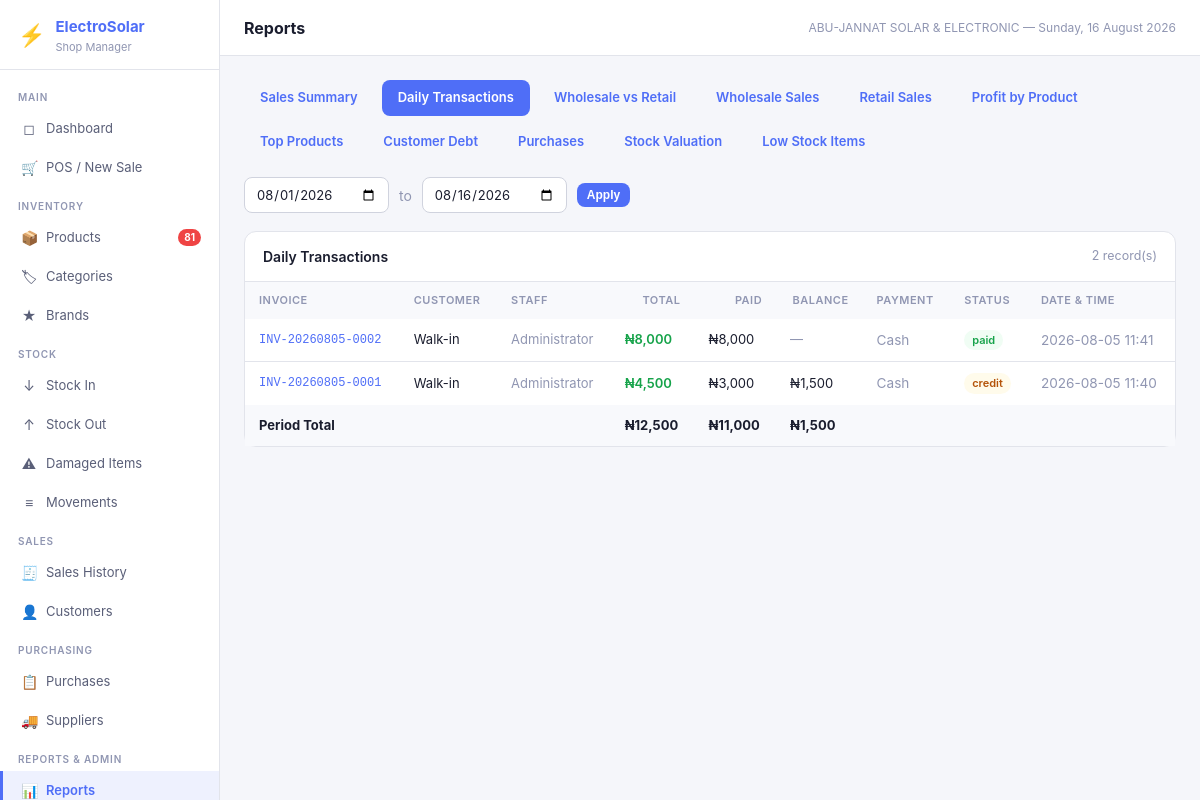
The page /reports?type=daily_detail&from=2026-08-01&to=2026-08-16 (signed in) on the database its author committed.
### tables this page shows
CREATE TABLE settings (
            key TEXT PRIMARY KEY,
            value TEXT
        );

CREATE TABLE sales (
            id INTEGER PRIMARY KEY AUTOINCREMENT,
            invoice_no TEXT UNIQUE NOT NULL,
            customer_id INTEGER REFERENCES customers(id),
            user_id INTEGER NOT NULL REFERENCES users(id),
            subtotal REAL NOT NULL DEFAULT 0,
            discount REAL NOT NULL DEFAULT 0,
            total REAL NOT NULL DEFAULT 0,
            amount_paid REAL NOT NULL DEFAULT 0,
            balance REAL NOT NULL DEFAULT 0,
            payment_method TEXT NOT NULL DEFAULT 'cash',
            status TEXT NOT NULL DEFAULT 'paid',
            notes TEXT,
            created_at TEXT NOT NULL DEFAULT (datetime('now'))
        , sales_type TEXT NOT NULL DEFAULT 'retail');

CREATE TABLE users (
            id INTEGER PRIMARY KEY AUTOINCREMENT,
            username TEXT UNIQUE NOT NULL,
            password_hash TEXT NOT NULL,
            full_name TEXT NOT NULL,
            role TEXT NOT NULL DEFAULT 'staff',
            is_active INTEGER NOT NULL DEFAULT 1,
            created_at TEXT NOT NULL DEFAULT (datetime('now'))
        );

### app.py (the view, shortened to what this page needs)
@app.route('/reports')
@login_required
def reports():
    rtype = request.args.get('type', 'sales')
    from_date = request.args.get('from', date.today().strftime('%Y-%m-01'))
    to_date = request.args.get('to', date.today().isoformat())
    data = []
    types = [
        ('sales', 'Sales Summary'),
        ('daily_detail', 'Daily Transactions'),
        ('wholesale_vs_retail', 'Wholesale vs Retail'),
        ('wholesale_summary', 'Wholesale Sales'),
        ('retail_summary', 'Retail Sales'),
        ('profit', 'Profit by Product'),
        ('top_products', 'Top Products'),
        ('customer_debt', 'Customer Debt'),
        ('purchases', 'Purchases'),
        ('stock', 'Stock Valuation'),
        ('low_stock', 'Low Stock Items'),
    ]
    if rtype == 'sales':
        data = query("""SELECT date(created_at) day, COUNT(*) transactions,
            COALESCE(SUM(total),0) revenue, COALESCE(SUM(discount),0) discounts
            FROM sales WHERE date(created_at) BETWEEN ? AND ?
            GROUP BY date(created_at) ORDER BY day""", (from_date, to_date))
    elif rtype == 'wholesale_vs_retail':
        data = query("""SELECT sales_type, COUNT(*) transactions,
            COALESCE(SUM(total),0) revenue, COALESCE(SUM(discount),0) discounts,
            COALESCE(SUM(balance),0) outstanding
            FROM sales WHERE date(created_at) BETWEEN ? AND ?
            GROUP BY sales_type ORDER BY sales_type""", (from_date, to_date))
    elif rtype == 'wholesale_summary':
        data = query("""SELECT date(created_at) day, COUNT(*) transactions,
            COALESCE(SUM(total),0) revenue, COALESCE(SUM(discount),0) discounts
            FROM sales WHERE sales_type='wholesale' AND date(created_at) BETWEEN ? AND ?
            GROUP BY date(created_at) ORDER BY day""", (from_date, to_date))
    elif rtype == 'retail_summary':
        data = query("""SELECT date(created_at) day, COUNT(*) transactions,
            COALESCE(SUM(total),0) revenue, COALESCE(SUM(discount),0) discounts
            FROM sales WHERE sales_type='retail' AND date(created_at) BETWEEN ? AND ?
            GROUP BY date(created_at) ORDER BY day""", (from_date, to_date))
    elif rtype == 'daily_detail':
        data = query("""SELECT s.id, s.invoice_no, s.sales_type, COALESCE(c.name,'Walk-in') customer_name,
            s.total, s.amount_paid, s.balance, s.payment_method, s.status, s.created_at,
            u.full_name staff_name
            FROM sales s LEFT JOIN customers c ON s.customer_id=c.id JOIN users u ON s.user_id=u.id
            WHERE date(s.created_at) BETWEEN ? AND ?
            ORDER BY s.created_at DESC""", (from_date, to_date))
    elif rtype == 'stock':
        data = query("""SELECT p.*, c.name category_name, b.name brand_name,
            (p.quantity * p.cost_price) stock_value
            FROM products p LEFT JOIN categories c ON p.category_id=c.id
            LEFT JOIN brands b ON p.brand_id=b.id WHERE p.is_active=1 ORDER BY c.name, p.name""")
    elif rtype == 'low_stock':
        data = query("""SELECT p.*, c.name category_name FROM products p
            LEFT JOIN categories c ON p.category_id=c.id
            WHERE p.is_active=1 AND p.quantity<=p.reorder_level ORDER BY p.quantity""")
    elif rtype == 'top_products':
        data = query("""SELECT si.product_name, SUM(si.quantity) qty_sold, SUM(si.subtotal) revenue
            FROM sale_items si JOIN sales s ON si.sale_id=s.id
            WHERE date(s.created_at) BETWEEN ? AND ?
            GROUP BY si.product_id ORDER BY qty_sold DESC LIMIT 20""", (from_date, to_date))
    elif rtype == 'purchases':
        data = query("""SELECT p.*, COALESCE(s.name,'—') supplier_name
            FROM purchases p LEFT JOIN suppliers s ON p.supplier_id=s.id
            WHERE date(p.created_at) BETWEEN ? AND ? ORDER BY p.created_at DESC""", (from_date, to_date))
    return render_template('reports.html', report_type=rtype, data=data,
                           from_date=from_date, to_date=to_date, types=types)

### app.py (called while the page is built)
def get_db():
    if 'db' not in g:
        g.db = sqlite3.connect(DB_PATH)
        g.db.row_factory = sqlite3.Row
        g.db.execute("PRAGMA foreign_keys = ON")
        g.db.execute("PRAGMA journal_mode = WAL")
    return g.db

def query(sql, args=(), one=False):
    cur = get_db().execute(sql, args)
    rv = cur.fetchall()
    return (rv[0] if rv else None) if one else rv

def login_required(f):
    @wraps(f)
    def decorated(*args, **kwargs):
        if 'user_id' not in session:
            return redirect(url_for('login'))
        return f(*args, **kwargs)
    return decorated

def current_user():
    return {'id': session.get('user_id'), 'username': session.get('username'),
            'full_name': session.get('full_name'), 'role': session.get('role')}

def get_settings():
    rows = query("SELECT key, value FROM settings")
    return {r['key']: r['value'] for r in rows}

@app.context_processor
def inject_globals():
    s = get_settings() if 'user_id' in session else {}
    low_stock = 0
    if 'user_id' in session:
        r = query("SELECT COUNT(*) as c FROM products WHERE is_active=1 AND quantity <= reorder_level", one=True)
        low_stock = r['c'] if r else 0
    return dict(settings=s, current_user=current_user(), low_stock_count=low_stock,
                now=datetime.now())

### templates/reports.html (shortened to what this page needs)
{% extends 'base.html' %}
{% block page_title %}Reports{% endblock %}
{% block content %}
<div class="page-actions" style="display:flex;gap:8px;flex-wrap:wrap;margin-bottom:18px">
  {% for t, label in types %}
    <a href="{{ url_for('reports', type=t, **({'from': from_date, 'to': to_date} if t in ['sales','daily_detail','profit','top_products','purchases'] else {})) }}"
       class="btn {% if report_type==t %}btn-primary{% else %}btn-ghost{% endif %}">
      {{ label }}
    </a>
  {% endfor %}
</div>
{% if report_type in ['sales','daily_detail','profit','top_products','purchases','wholesale_vs_retail','wholesale_summary','retail_summary'] %}
<form method="GET" style="display:flex;gap:10px;align-items:center;margin-bottom:18px;flex-wrap:wrap">
  <input type="date" name="from" value="{{ from_date }}" style="width:145px">
  <span class="text-muted">to</span>
  <input type="date" name="to" value="{{ to_date }}" style="width:145px">
  <button type="submit" class="btn btn-primary btn-sm">Apply</button>
</form>
{% endif %}
<div class="card">
  <div class="card-header">
    <h3>
      {% if report_type=='sales' %}Sales Summary
      {% elif report_type=='daily_detail' %}Daily Transactions
      {% elif report_type=='profit' %}Profit by Product
      {% elif report_type=='wholesale_vs_retail' %}Wholesale vs Retail
      {% elif report_type=='wholesale_summary' %}Wholesale Sales
      {% elif report_type=='retail_summary' %}Retail Sales
      {% elif report_type=='stock' %}Stock Valuation
      {% elif report_type=='low_stock' %}Low Stock Items
      {% elif report_type=='top_products' %}Top Products
      {% elif report_type=='customer_debt' %}Customer Debt
      {% elif report_type=='purchases' %}Purchase Records
      {% endif %}
    </h3>
    <span class="text-muted" style="font-size:.78rem">{{ data|length }} record(s)</span>
  </div>
  <div class="table-wrap">
    {% if report_type == 'sales' %}
    <table>
      <thead>
        <tr>
          <th>Date</th>
          <th style="text-align:right">Transactions</th>
          <th style="text-align:right">Revenue</th>
          <th style="text-align:right">Discounts</th>
        </tr>
      </thead>
      <tbody>
      {% for row in data %}
      <tr>
        <td>{{ row.day }}</td>
        <td class="td-num">{{ row.transactions or 0 }}</td>
        <td class="td-num text-green">{{ settings.get('currency','₦') }}{{ "{:,.0f}".format(row.revenue or 0) }}</td>
        <td class="td-num text-red">{{ settings.get('currency','₦') }}{{ "{:,.0f}".format(row.discounts or 0) }}</td>
      </tr>
      {% else %}
      <tr><td colspan="4" style="text-align:center;color:var(--muted);padding:30px">No data for this period</td></tr>
      {% endfor %}
      </tbody>
      {% if data %}
      <tfoot>
        <tr style="background:var(--surface2)">
          <td><strong>Total</strong></td>
          <td class="td-num"><strong>{{ data|sum(attribute='transactions') }}</strong></td>
          <td class="td-num text-green"><strong>{{ settings.get('currency','₦') }}{{ "{:,.0f}".format(data|sum(attribute='revenue')) }}</strong></td>
          <td class="td-num text-red"><strong>{{ settings.get('currency','₦') }}{{ "{:,.0f}".format(data|sum(attribute='discounts')) }}</strong></td>
        </tr>
      </tfoot>
      {% endif %}
    </table>
    {% elif report_type == 'daily_detail' %}
    <table>
      <thead>
        <tr>
          <th>Invoice</th>
          <th>Customer</th>
          <th>Staff</th>
          <th style="text-align:right">Total</th>
          <th style="text-align:right">Paid</th>
          <th style="text-align:right">Balance</th>
          <th>Payment</th>
          <th>Status</th>
          <th>Date & Time</th>
        </tr>
      </thead>
      <tbody>
      {% for row in data %}
      <tr>
        <td class="td-mono"><a href="{{ url_for('sale_detail', sid=row.id) }}">{{ row.invoice_no }}</a></td>
        <td>{{ row.customer_name }}</td>
        <td class="text-muted">{{ row.staff_name }}</td>
        <td class="td-num" style="font-weight:600;color:var(--success-text);">{{ settings.get('currency','₦') }}{{ "{:,.0f}".format(row.total or 0) }}</td>
        <td class="td-num">{{ settings.get('currency','₦') }}{{ "{:,.0f}".format(row.amount_paid or 0) }}</td>
        <td class="td-num {% if (row.balance or 0) > 0 %}text-amber{% else %}text-muted{% endif %}">
          {% if (row.balance or 0) > 0 %}{{ settings.get('currency','₦') }}{{ "{:,.0f}".format(row.balance) }}{% else %}—{% endif %}
        </td>
        <td class="text-muted" style="text-transform:capitalize;font-size:.85rem;">{{ row.payment_method.replace('_',' ') }}</td>
        <td><span class="badge badge-{% if row.status=='paid' %}success{% elif row.status=='credit' %}warning{% else %}info{% endif %}">{{ row.status }}</span></td>
        <td class="text-muted" style="font-size:.85rem;">{{ row.created_at[:16].replace('T',' ') }}</td>
      </tr>
      {% else %}
      <tr><td colspan="9" style="text-align:center;color:var(--muted);padding:30px">No transactions in this period</td></tr>
      {% endfor %}
      </tbody>
      {% if data %}
      <tfoot>
        <tr style="background:var(--surface2)">
          <td colspan="3"><strong>Period Total</strong></td>
          <td class="td-num"><strong>{{ settings.get('currency','₦') }}{{ "{:,.0f}".format(data|sum(attribute='total')) }}</strong></td>
          <td class="td-num"><strong>{{ settings.get('currency','₦') }}{{ "{:,.0f}".format(data|sum(attribute='amount_paid')) }}</strong></td>
          <td class="td-num"><strong>{{ settings.get('currency','₦') }}{{ "{:,.0f}".format(data|sum(attribute='balance')) }}</strong></td>
          <td colspan="3"></td>
        </tr>
      </tfoot>
      {% endif %}
    </table>
    {% endif %}
  </div>
</div>
{% endblock %}

### templates/base.html (shortened to what this page needs)
<!DOCTYPE html>
<html lang="en">
<head>
<link rel="stylesheet" href="{{ url_for('static', filename='css/style.css') }}">
</head>
<body>
<div class="app-shell">
  <aside class="sidebar">
    <div class="sidebar-logo">
      <div class="logo-icon">⚡</div>
      <div>
        <h1>ElectroSolar</h1>
        <p>Shop Manager</p>
      </div>
    </div>
    <nav class="sidebar-nav">
      <div class="nav-section">Main</div>
      <a href="{{ url_for('dashboard') }}" class="nav-item {% if request.endpoint=='dashboard' %}active{% endif %}">
        <span class="nav-icon">◻</span> Dashboard
      </a>
      <a href="{{ url_for('pos') }}" class="nav-item {% if request.endpoint=='pos' %}active{% endif %}">
        <span class="nav-icon">🛒</span> POS / New Sale
      </a>
      <div class="nav-section">Inventory</div>
      <a href="{{ url_for('products') }}" class="nav-item {% if request.endpoint=='products' %}active{% endif %}">
        <span class="nav-icon">📦</span> Products
        {% if low_stock_count > 0 %}<span class="nav-badge">{{ low_stock_count }}</span>{% endif %}
      </a>
      <a href="{{ url_for('categories') }}" class="nav-item {% if request.endpoint=='categories' %}active{% endif %}">
        <span class="nav-icon">🏷</span> Categories
      </a>
      <a href="{{ url_for('brands') }}" class="nav-item {% if request.endpoint=='brands' %}active{% endif %}">
        <span class="nav-icon">★</span> Brands
      </a>
      <div class="nav-section">Stock</div>
      <a href="{{ url_for('stock_in') }}" class="nav-item {% if request.endpoint=='stock_in' %}active{% endif %}">
        <span class="nav-icon">↓</span> Stock In
      </a>
      <a href="{{ url_for('stock_out') }}" class="nav-item {% if request.endpoint=='stock_out' %}active{% endif %}">
        <span class="nav-icon">↑</span> Stock Out
      </a>
      <a href="{{ url_for('stock_damaged') }}" class="nav-item {% if request.endpoint=='stock_damaged' %}active{% endif %}">
        <span class="nav-icon">⚠</span> Damaged Items
      </a>
      <a href="{{ url_for('stock_movements') }}" class="nav-item {% if request.endpoint=='stock_movements' %}active{% endif %}">
        <span class="nav-icon">≡</span> Movements
      </a>
      <div class="nav-section">Sales</div>
      <a href="{{ url_for('sales') }}" class="nav-item {% if request.endpoint in ['sales','sale_detail'] %}active{% endif %}">
        <span class="nav-icon">🧾</span> Sales History
      </a>
      <a href="{{ url_for('customers') }}" class="nav-item {% if request.endpoint in ['customers','customer_history'] %}active{% endif %}">
        <span class="nav-icon">👤</span> Customers
      </a>
      <div class="nav-section">Purchasing</div>
      <a href="{{ url_for('purchases') }}" class="nav-item {% if request.endpoint in ['purchases','purchase_detail'] %}active{% endif %}">
        <span class="nav-icon">📋</span> Purchases
      </a>
      <a href="{{ url_for('suppliers') }}" class="nav-item {% if request.endpoint=='suppliers' %}active{% endif %}">
        <span class="nav-icon">🚚</span> Suppliers
      </a>
      <div class="nav-section">Reports & Admin</div>
      <a href="{{ url_for('reports') }}" class="nav-item {% if request.endpoint=='reports' %}active{% endif %}">
        <span class="nav-icon">📊</span> Reports
      </a>
    </nav>
  </aside>
  <div class="main-area">
    <header class="topbar">
      <h2>{% block page_title %}{% endblock %}</h2>
      <span class="topbar-meta">{{ settings.get('shop_name','ElectroSolar') }} — {{ now.strftime('%A, %d %B %Y') }}</span>
    </header>
    <main class="page-content">
      {% block content %}{% endblock %}
    </main>
  </div>
</div>
</body>
</html>

### rows shown on the page
settings: get "ABU-JANNAT SOLAR & ELECTRONIC"
sales: invoice_no "INV-20260805-0002", customer_name "Walk-in", staff_name "Administrator", get "₦", total "8,000", amount_paid "8,000", payment_method.replace "Cash", status "paid", created_at "2026-08-05 11:41"
sales: invoice_no "INV-20260805-0001", customer_name "Walk-in", staff_name "Administrator", get "₦", total "4,500", amount_paid "3,000", balance "1,500", payment_method.replace "Cash", status "credit", created_at "2026-08-05 11:40"

### other values the page prints
{{ low_stock_count }} "81"
{{ label }} "Sales Summary" "Daily Transactions" "Wholesale vs Retail" "Wholesale Sales" "Retail Sales" "Profit by Product" "Top Products" "Customer Debt" "Purchases" "Stock Valuation" "Low Stock Items"
{{ data|length }} "2"
{{ settings.get('currency','₦') }} "₦"
{{ "{:,.0f}".format(data|sum(attribute='total')) }} "12,500"
{{ "{:,.0f}".format(data|sum(attribute='amount_paid')) }} "11,000"
{{ "{:,.0f}".format(data|sum(attribute='balance')) }} "1,500"
